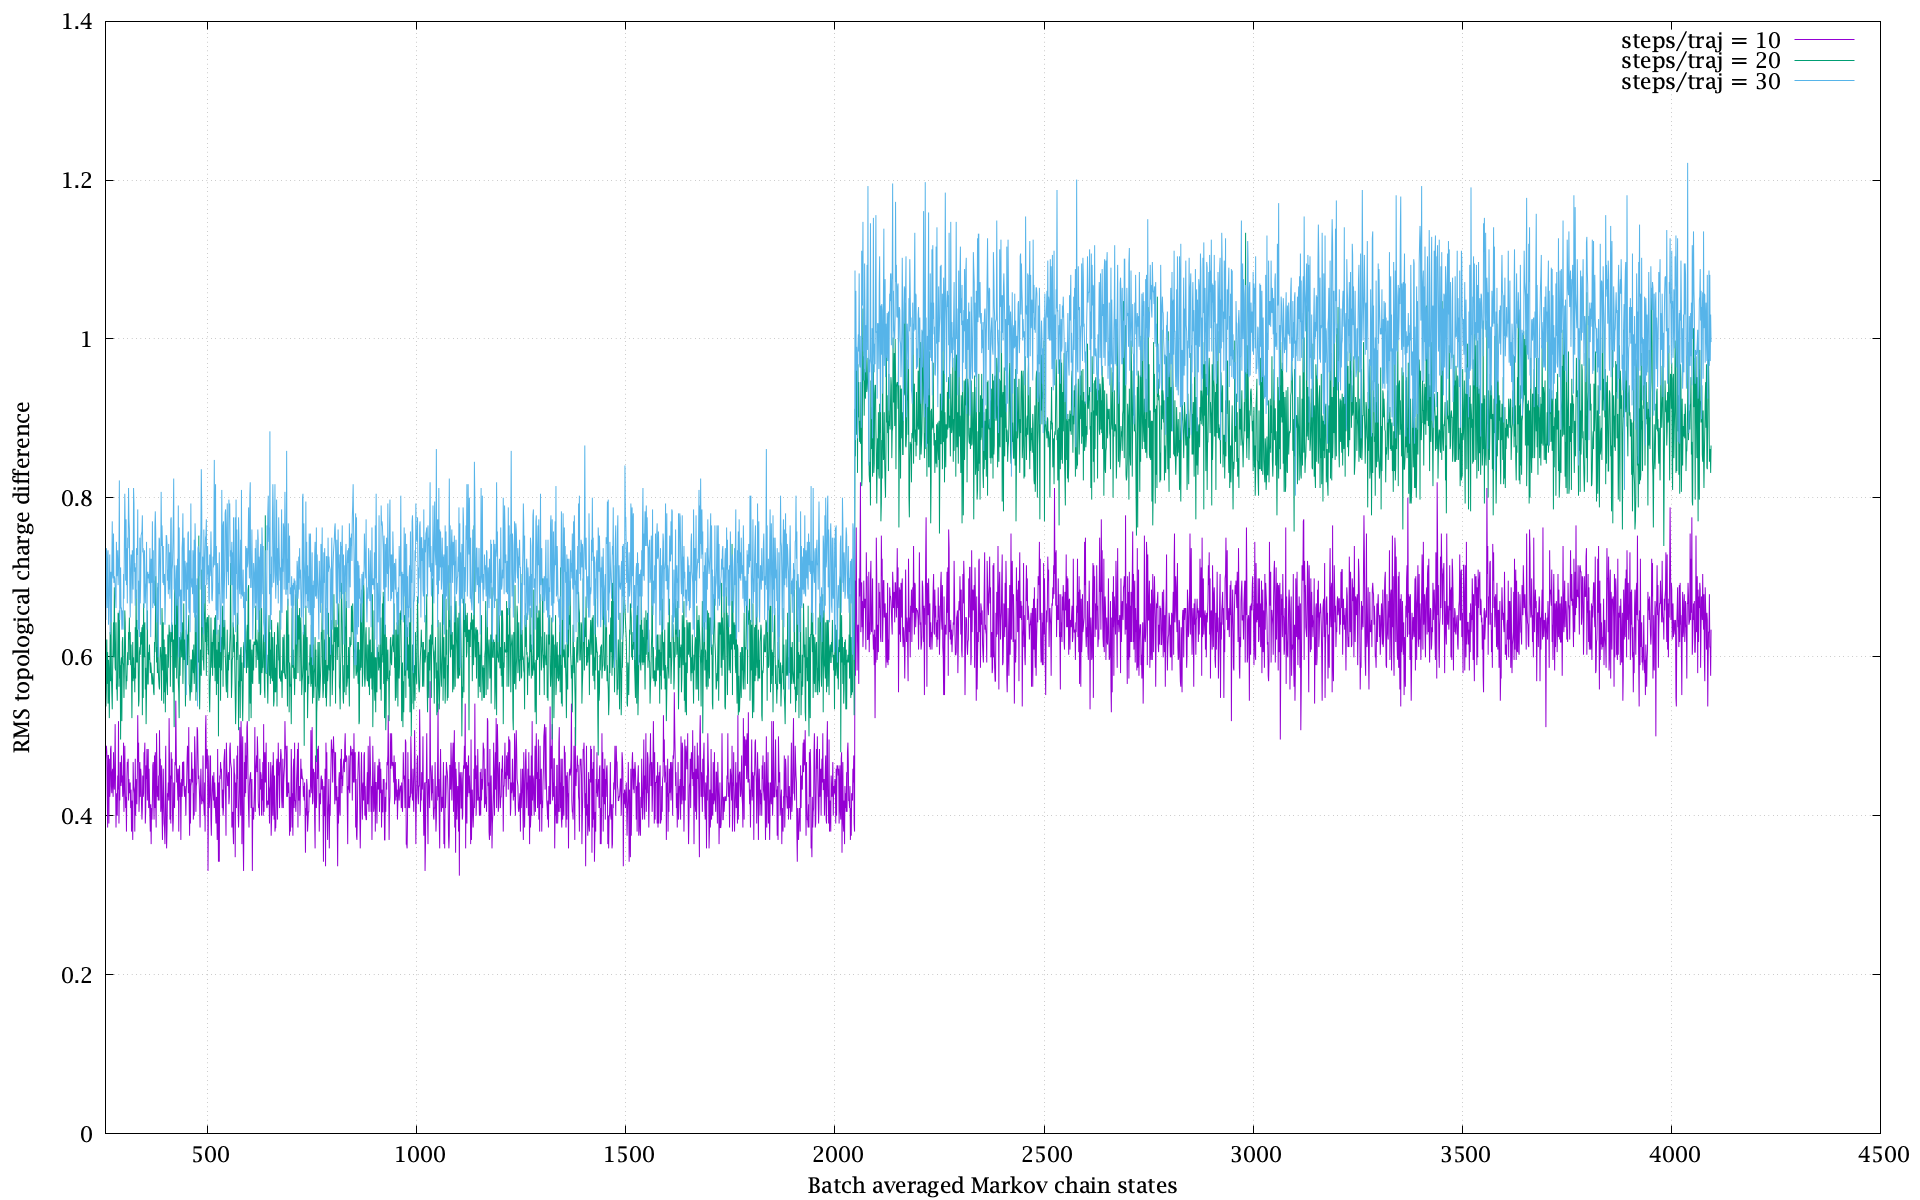

The gnuplot source for this figure:
#!/usr/bin/env gnuplot
set term pngcairo size 1920,1200 font "Lucida Bright OT,16"
set output ARG0[*:strlen(ARG0)-2].'png'

step(n) = \
	n==11?'10' : \
	n==12?'20' : \
	n==13?'30' : \
	0/0

set grid

set xlabel 'Batch averaged Markov chain states'
set ylabel 'RMS topological charge difference'

plot \
	[256:*] [0:*] \
	for [n = 11:13] \
	"<awk -F '[][,: ]*' '/^topo:/{x=0;for(i=2;i<NF;++i){qq[i]=$i;x+=(qo[i]-qq[i])**2}print sqrt(x/(NF-2)); for(i in qq)qo[i]=qq[i]}' i".n.".log" u 0:1 w l t 'steps/traj = '.step(n)
